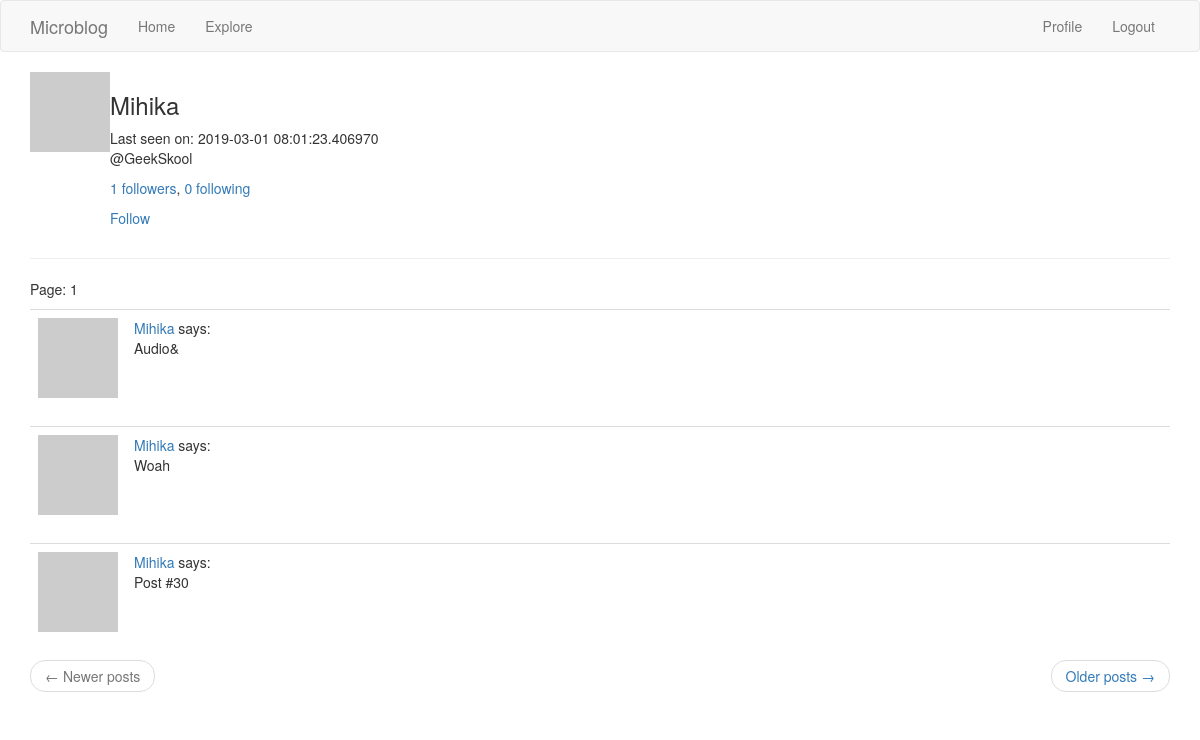
Page /user/Mihika (signed in) on the committed database.
### app/models.py (models this page shows, shortened)
class User(UserMixin, db.Model):
	id = db.Column(db.Integer, primary_key=True)
	username = db.Column(db.String(64), unique=True, index=True)
	email = db.Column(db.String(128), unique=True, index=True)
	password = db.Column(db.String(64), unique=True, index=True)
	about_me = db.Column(db.String(140))
	last_seen = db.Column(db.DateTime, default=datetime.utcnow)
	posts = db.relationship('Post', backref='author', lazy='dynamic')
	followed = db.relationship('User', secondary=followers, primaryjoin=(followers.c.follower_id == id), secondaryjoin=(
		followers.c.followed_id == id), backref=db.backref('followers', lazy='dynamic'), lazy='dynamic')
	def avatar(self, size):
		x = "hey8989"+self.email
		digest = md5(x.lower().encode('utf-8')).hexdigest()
		return 'https://www.gravatar.com/avatar/{}?d=identicon&s={}'.format(digest, size)
	def is_following(self, user):
		return self.followed.filter(followers.c.followed_id == user.id).count() > 0

class Post(db.Model):
	id = db.Column(db.Integer, primary_key=True)
	body = db.Column(db.String(140))
	timestamp = db.Column(db.DateTime, index=True, default=datetime.utcnow)
	user_id = db.Column(db.Integer, db.ForeignKey('user.id'))

### app/routes.py (the view)
@app.route('/user/<username>')
@login_required
def user(username):
	user = User.query.filter_by(username=username).first_or_404()
	page = request.args.get('page', 1, type=int)
	posts = user.posts.order_by(Post.timestamp.desc()).paginate(page, app.config['POSTS_PER_PAGE'], False)
	prev_url = url_for('user', username=user.username, page=posts.prev_num) if posts.has_prev else None
	next_url = url_for('user', username=user.username, page=posts.next_num) if posts.has_next else None
	return render_template('user.html', title="title", user=user, posts=posts.items, prev_url=prev_url, next_url=next_url, page=page)

### app/models.py (called while the page is built)
@login.user_loader
def load_user(id):
	return User.query.get(int(id))

### app/routes.py (called while the page is built)
@app.before_request
def before_request():
	if current_user.is_authenticated:
		current_user.last_seen = datetime.utcnow()
		db.session.commit()

### app/templates/user.html
{% extends "base.html" %}
{% block app_content %}
    <table>
         <tr valign="top">
            <td> <img src = "{{ user.avatar(128) }}"> </td>
            <td>
                <h3>{{ user.username }}</h3>
                {% if user.last_seen %}
                    Last seen on: {{ user.last_seen }}
                {% endif %}
                {% if user.about_me %}
                    <p>{{ user.about_me }}</p>
                {% endif %}
                <p>
                    <a href = "{{ url_for('followers', username=user.username) }}">{{ user.followers.count() }} followers</a>,
                    <a href = "{{ url_for('following', username=user.username) }}">{{ user.followed.count() }} following </a>
                </p>
                {% if user == current_user %}
                    <p><a href = "{{ url_for('edit_profile') }}">Edit your profile</a></p>
                {% elif not current_user.is_following(user) %}
                    <p><a href = "{{ url_for('follow', username=user.username) }}">Follow</a></p>
                {% else %}
                    <p><a href = "{{ url_for('unfollow', username=user.username) }}">Unfollow</a></p>
                {% endif %}
            </td>
        </tr>
    </table>
    <hr>
    <p>Page: {{ page }}</p>
    {% for post in posts %}
        {% include '_post.html' %}
    {% endfor %}
    <nav aria-label="...">
        <ul class="pager">
            <li class="previous{% if not prev_url %} disabled{% endif %}">
                <a href="{{ prev_url or '#' }}">
                    <span aria-hidden="true">&larr;</span> Newer posts
                </a>
            </li>
            <li class="next{% if not next_url %} disabled{% endif %}">
                <a href="{{ next_url or '#' }}">
                    Older posts <span aria-hidden="true">&rarr;</span>
                </a>
            </li>
        </ul>
    </nav>
{% endblock %}

### app/templates/_post.html
 <table class="table table-hover">
        <tr>
            <td width="70px">
                <a href="{{ url_for('user', username=post.author.username) }}">
                    <img src="{{ post.author.avatar(70) }}" />
                </a>
            </td>
            <td>
                <a href="{{ url_for('user', username=post.author.username) }}">
                    {{ post.author.username }}
                </a>
                says:
                <br>
                {{ post.body }}
            </td>
        </tr>
    </table>

### rows in the picture
User: username "Mihika", last_seen "2019-03-01 08:01:23.406970", about_me "@GeekSkool"
Post: author.username "Mihika", body "Audio&"
Post: author.username "Mihika", body "Woah"
Post: author.username "Mihika", body "Post #30"

### other values in the picture
{{ user.followers.count() }} "1"
{{ user.followed.count() }} "0"
{{ page }} "1"
